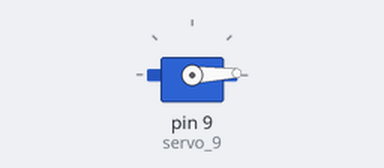
Bench run of a sketch on a simulated Arduino Uno, built with avr-gcc and run on an emulated ATmega328P. Shown: servo.

Above: at 0.05 s.
At 0.7 s:
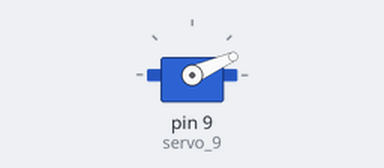
At 1.35 s:
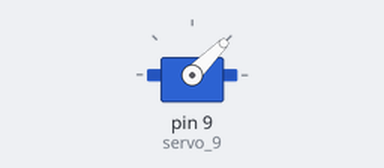
At 2.7 s:
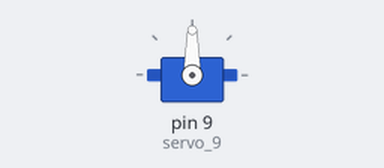
Timing chart, 0 to 6.2 s (numbered marks = the images above):
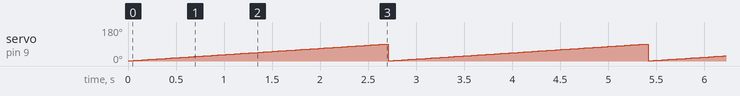

The sketch:

temperature_code.ino
```cpp
// C++ code
//
#include <Servo.h>

int Motor = 0;

int i = 0;

int j = 0;

Servo servo_9;

void setup()
{
  servo_9.attach(9, 500, 2500);
}

void loop()
{
  Motor = 0;
  for (Motor = 1; Motor <= 90; Motor += 1) {
    servo_9.write(Motor);
    delay(30); // Wait for 30 millisecond(s)
  }
  for (j = 90; j <= 0; j += 30) {
    servo_9.write(Motor);
  }
}
```

Measured:
- by itself, servo on pin 9 (servo_9): ramps from 1° to 90° and jumps back, once every 2.7 s
